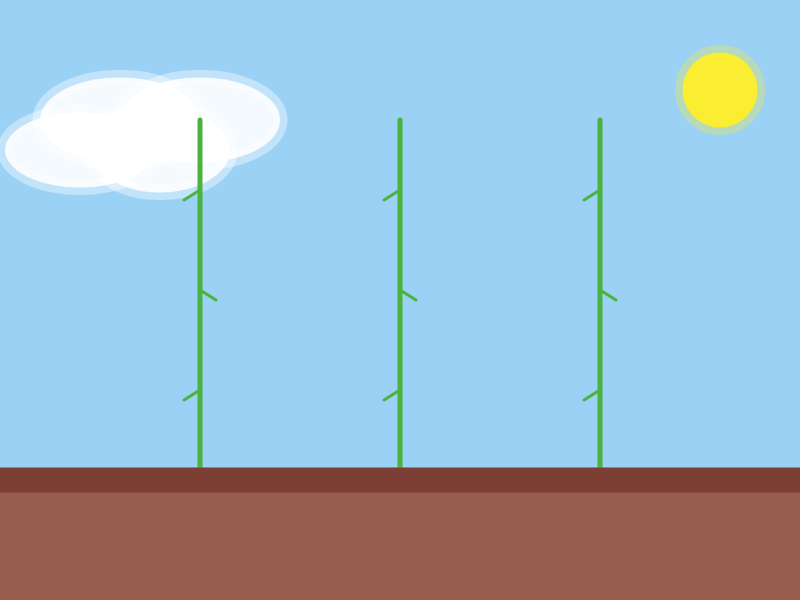
Frame 1 (no input)
Frame 60 (no input): identical to frame 1, image omitted
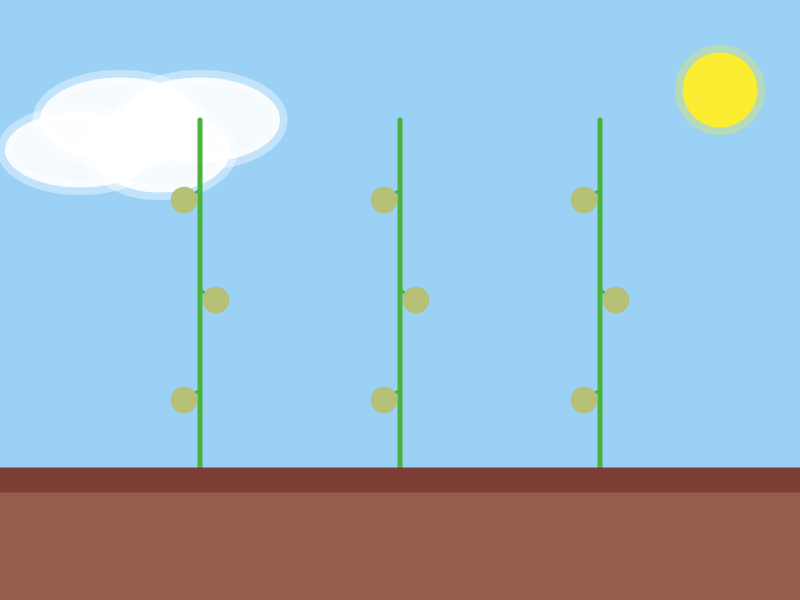
Frame 120 (the mouse pressed at the canvas centre since frame 60)

The p5.js sketch that drew these frames (run headless with seeded random() and noise() and a simulated clock; from frame 60 on, the mouse is pressed at the canvas centre):

// p5.js sketch
// ── sketch.js
/*
Liam M.
"Growing Tomato Plants"
I wanted to use this sketch to explore plant growth through code with a simple representation of the groth of tomatos, this connects to my theme of expolring the natural world.

**Instructions**
    Move mouse from the left side of the sketch to the right to see the tomatos grow, moving right to left with make them shink.
    Press mouse to reset ripeness (color of tomato).
*/

let grow = 15;
let r = 147;
let g = 227;
let b = 136;

function setup() {
    createCanvas(800, 600);
   
}

function draw() {
    //Sky
    background(154, 209, 245);
    //Sun
    fill(250, 237, 50);
    stroke(250, 237, 50, 75);
    strokeWeight(15);
    ellipse(width * 0.90, height * 0.15, 75, 75);
    //Cloud
    //color
    fill(255, 255, 255, 230);
    strokeWeight(15);
    stroke(255, 255, 255, 100);
    //shape
    ellipse(width * 0.10, height * 0.25, 150, 75);
    ellipse(width * 0.20, height * 0.25, 140, 85);
    ellipse(width * 0.15, height * 0.20, 160, 85);
    ellipse(width * 0.25, height * 0.20, 160, 85);

    //Stems
    //color
    stroke(75, 179, 61);
    strokeWeight(5);
    //location
    line(width * 0.25, height, width * 0.25, height / 5);
    line(width * 0.50, height, width * 0.50, height / 5);
    line(width * 0.75, height, width * 0.75, height / 5);

    //Vines
    strokeWeight(3);
    //vines1
    line(width * 0.23, 200, width * 0.25, 190);
    line(width * 0.27, 300, width * 0.25, 290);
    line(width * 0.23, 400, width * 0.25, 390);
    //vines2
    line(width * 0.48, 200, width * 0.50, 190);
    line(width * 0.52, 300, width * 0.50, 290);
    line(width * 0.48, 400, width * 0.50, 390);
    //vines3
    line(width * 0.73, 200, width * 0.75, 190);
    line(width * 0.77, 300, width * 0.75, 290);
    line(width * 0.73, 400, width * 0.75, 390);

    //Tomato
    noStroke()
    fill(r, g, b);
    //plant1
    ellipse(width * 0.23, 200, mouseX / grow, mouseX / grow);
    ellipse(width * 0.27, 300, mouseX / grow, mouseX / grow);
    ellipse(width * 0.23, 400, mouseX / grow, mouseX / grow);
    //plant2
    ellipse(width * 0.48, 200, mouseX / grow, mouseX / grow);
    ellipse(width * 0.52, 300, mouseX / grow, mouseX / grow);
    ellipse(width * 0.48, 400, mouseX / grow, mouseX / grow);
    //plant3
    ellipse(width * 0.73, 200, mouseX / grow, mouseX / grow);
    ellipse(width * 0.77, 300, mouseX / grow, mouseX / grow);
    ellipse(width * 0.73, 400, mouseX / grow, mouseX / grow);
    
    //Planter Box  
    stroke(125, 63, 53);
    strokeWeight(25);  
    fill(150, 93, 77);
    rect(-15, height - height / 5, width + 30);
   
    r += 0.6;
    g -= 0.6;
    b -= 0.3;
}

function mousePressed() {
    //Change tomato color to look more ripe on mouse press
    r = 147;
    g = 227;
    b = 136;

}
